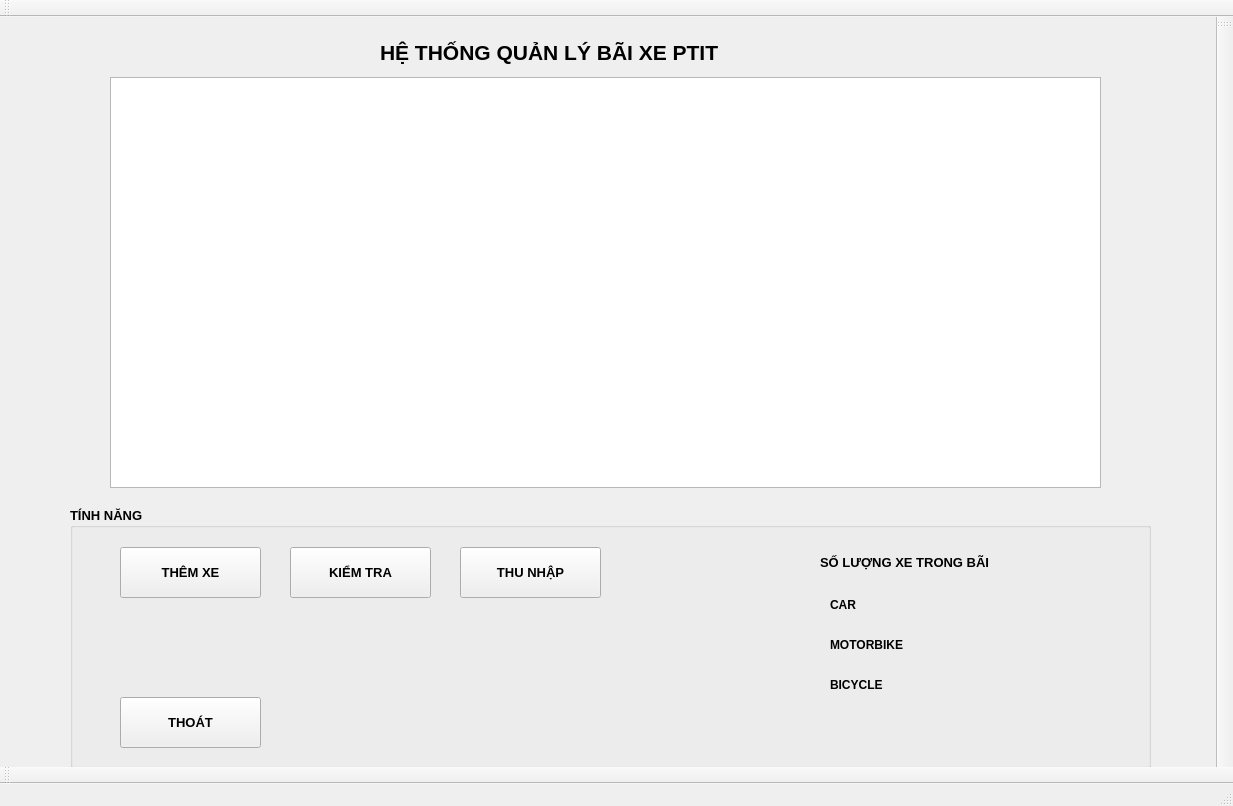
<?xml version="1.0" encoding="UTF-8"?>
<ui version="4.0">
 <class>MainWindow</class>
 <widget class="QMainWindow" name="MainWindow">
  <property name="geometry">
   <rect>
    <x>0</x>
    <y>0</y>
    <width>1233</width>
    <height>806</height>
   </rect>
  </property>
  <property name="font">
   <font>
    <weight>50</weight>
    <bold>false</bold>
   </font>
  </property>
  <property name="windowTitle">
   <string>MainWindow</string>
  </property>
  <widget class="QWidget" name="centralwidget">
   <widget class="QLabel" name="title">
    <property name="geometry">
     <rect>
      <x>380</x>
      <y>10</y>
      <width>461</width>
      <height>51</height>
     </rect>
    </property>
    <property name="font">
     <font>
      <pointsize>16</pointsize>
      <weight>75</weight>
      <bold>true</bold>
     </font>
    </property>
    <property name="text">
     <string>HỆ THỐNG QUẢN LÝ BÃI XE PTIT</string>
    </property>
   </widget>
   <widget class="QGroupBox" name="tinh_nang">
    <property name="geometry">
     <rect>
      <x>70</x>
      <y>490</y>
      <width>1081</width>
      <height>261</height>
     </rect>
    </property>
    <property name="font">
     <font>
      <pointsize>10</pointsize>
      <weight>75</weight>
      <bold>true</bold>
     </font>
    </property>
    <property name="title">
     <string>TÍNH NĂNG</string>
    </property>
    <widget class="QPushButton" name="them_xe">
     <property name="geometry">
      <rect>
       <x>50</x>
       <y>40</y>
       <width>141</width>
       <height>51</height>
      </rect>
     </property>
     <property name="font">
      <font>
       <pointsize>10</pointsize>
       <weight>75</weight>
       <bold>true</bold>
      </font>
     </property>
     <property name="text">
      <string>THÊM XE</string>
     </property>
    </widget>
    <widget class="QPushButton" name="kiem_tra">
     <property name="geometry">
      <rect>
       <x>220</x>
       <y>40</y>
       <width>141</width>
       <height>51</height>
      </rect>
     </property>
     <property name="text">
      <string>KIỂM TRA</string>
     </property>
    </widget>
    <widget class="QPushButton" name="thu_nhap">
     <property name="geometry">
      <rect>
       <x>390</x>
       <y>40</y>
       <width>141</width>
       <height>51</height>
      </rect>
     </property>
     <property name="text">
      <string>THU NHẬP</string>
     </property>
    </widget>
    <widget class="QPushButton" name="exit">
     <property name="geometry">
      <rect>
       <x>50</x>
       <y>190</y>
       <width>141</width>
       <height>51</height>
      </rect>
     </property>
     <property name="text">
      <string>THOÁT</string>
     </property>
    </widget>
    <widget class="QLabel" name="soluongxe">
     <property name="geometry">
      <rect>
       <x>750</x>
       <y>40</y>
       <width>231</width>
       <height>31</height>
      </rect>
     </property>
     <property name="font">
      <font>
       <pointsize>10</pointsize>
       <weight>75</weight>
       <bold>true</bold>
      </font>
     </property>
     <property name="text">
      <string>SỐ LƯỢNG XE TRONG BÃI</string>
     </property>
    </widget>
    <widget class="QLabel" name="car">
     <property name="geometry">
      <rect>
       <x>760</x>
       <y>90</y>
       <width>55</width>
       <height>16</height>
      </rect>
     </property>
     <property name="font">
      <font>
       <pointsize>9</pointsize>
       <weight>75</weight>
       <bold>true</bold>
      </font>
     </property>
     <property name="text">
      <string>CAR</string>
     </property>
    </widget>
    <widget class="QLabel" name="motorbike">
     <property name="geometry">
      <rect>
       <x>760</x>
       <y>130</y>
       <width>91</width>
       <height>16</height>
      </rect>
     </property>
     <property name="font">
      <font>
       <pointsize>9</pointsize>
       <weight>75</weight>
       <bold>true</bold>
      </font>
     </property>
     <property name="text">
      <string>MOTORBIKE</string>
     </property>
    </widget>
    <widget class="QLabel" name="bicycle">
     <property name="geometry">
      <rect>
       <x>760</x>
       <y>170</y>
       <width>71</width>
       <height>16</height>
      </rect>
     </property>
     <property name="font">
      <font>
       <pointsize>9</pointsize>
       <weight>75</weight>
       <bold>true</bold>
      </font>
     </property>
     <property name="text">
      <string>BICYCLE</string>
     </property>
    </widget>
    <widget class="QLabel" name="number_car">
     <property name="geometry">
      <rect>
       <x>880</x>
       <y>90</y>
       <width>111</width>
       <height>20</height>
      </rect>
     </property>
     <property name="font">
      <font>
       <pointsize>9</pointsize>
       <weight>75</weight>
       <bold>true</bold>
      </font>
     </property>
     <property name="text">
      <string/>
     </property>
    </widget>
    <widget class="QLabel" name="number_moto">
     <property name="geometry">
      <rect>
       <x>880</x>
       <y>130</y>
       <width>111</width>
       <height>20</height>
      </rect>
     </property>
     <property name="font">
      <font>
       <pointsize>9</pointsize>
       <weight>75</weight>
       <bold>true</bold>
      </font>
     </property>
     <property name="text">
      <string/>
     </property>
    </widget>
    <widget class="QLabel" name="number_bicycle">
     <property name="geometry">
      <rect>
       <x>880</x>
       <y>170</y>
       <width>111</width>
       <height>20</height>
      </rect>
     </property>
     <property name="font">
      <font>
       <pointsize>9</pointsize>
       <weight>75</weight>
       <bold>true</bold>
      </font>
     </property>
     <property name="text">
      <string/>
     </property>
    </widget>
   </widget>
   <widget class="QListWidget" name="listWidget">
    <property name="geometry">
     <rect>
      <x>110</x>
      <y>60</y>
      <width>991</width>
      <height>411</height>
     </rect>
    </property>
   </widget>
  </widget>
  <widget class="QMenuBar" name="menubar">
   <property name="geometry">
    <rect>
     <x>0</x>
     <y>0</y>
     <width>1233</width>
     <height>26</height>
    </rect>
   </property>
  </widget>
  <widget class="QStatusBar" name="statusbar"/>
  <widget class="QToolBar" name="toolBar">
   <property name="windowTitle">
    <string>toolBar</string>
   </property>
   <attribute name="toolBarArea">
    <enum>TopToolBarArea</enum>
   </attribute>
   <attribute name="toolBarBreak">
    <bool>false</bool>
   </attribute>
  </widget>
  <widget class="QToolBar" name="toolBar_2">
   <property name="windowTitle">
    <string>toolBar_2</string>
   </property>
   <attribute name="toolBarArea">
    <enum>RightToolBarArea</enum>
   </attribute>
   <attribute name="toolBarBreak">
    <bool>false</bool>
   </attribute>
  </widget>
  <widget class="QToolBar" name="toolBar_3">
   <property name="windowTitle">
    <string>toolBar_3</string>
   </property>
   <attribute name="toolBarArea">
    <enum>BottomToolBarArea</enum>
   </attribute>
   <attribute name="toolBarBreak">
    <bool>false</bool>
   </attribute>
  </widget>
 </widget>
 <resources/>
 <connections/>
</ui>
